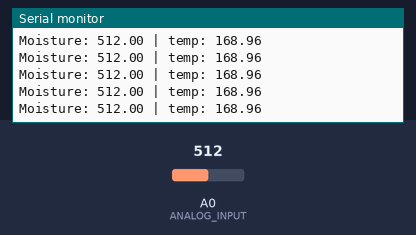
Recording of a sketch running on a simulated ESP8266 (NodeMCU). On the bench: the last lines printed to the serial monitor. The test bench sets the inputs (shaded band); at power-on: A0 (ANALOG_INPUT) = 512.

Above: at 1.2 s.
1.3 s: A0 (ANALOG_INPUT) set to 716
At 1.53 s:
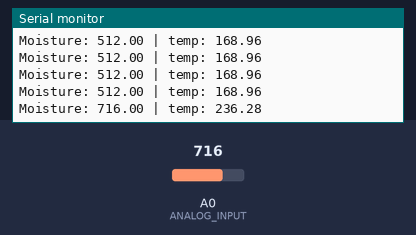
2.8 s: A0 (ANALOG_INPUT) set to 900
At 2.8 s:
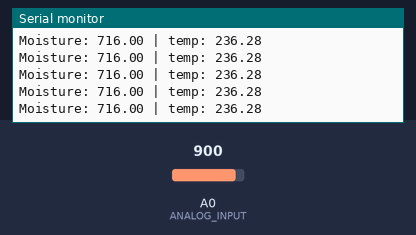
Timing chart, 0 to 5.8 s (numbered marks = the images above; inputs shaded):
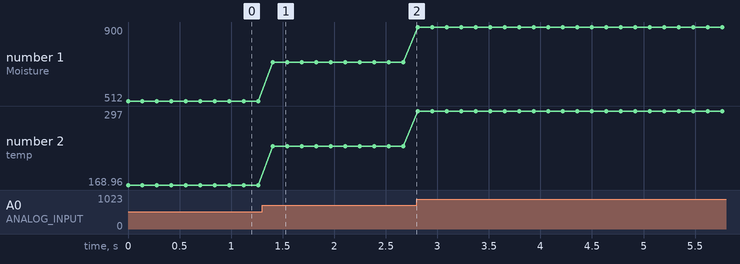

The sketch:

SimpleBoardWithMultiplexer.ino
```cpp
/*
 * Based on MQTT Adafruit Example, changes made accordingly
 * Under FeedName avoid using <>
 *
 * For IoT Development Board, 1.0 @Technomate Edubotics Pvt Ltd.
 *
 * Using 4051 IC
 */

#define MUX_A D4
#define MUX_B D3
#define MUX_C D2

#define ANALOG_INPUT A0


void changeMux(int c, int b, int a) {
  digitalWrite(MUX_A, a);
  digitalWrite(MUX_B, b);
  digitalWrite(MUX_C, c);
}

void setup() {
  Serial.begin(115200);
  pinMode(MUX_A, OUTPUT);
  pinMode(MUX_B, OUTPUT);
  pinMode(MUX_C, OUTPUT);
}


void loop() {


  Serial.print("Moisture: ");
  Serial.print(soilSensor());
  Serial.print(" | temp: ");
  Serial.println(get_temp());
  delay(100);
}


/***********Function For reading AnalogValue at X0, board pin 13************/
float soilSensor(){

  float lum;
  changeMux(LOW, LOW, LOW);
  lum = analogRead(ANALOG_INPUT);//X0
  delay(10);
  lum = analogRead(ANALOG_INPUT);
  delay(10);
  return lum;

  }

/***********Function For reading AnalogValue at X2, board pin 15************/
float get_temp(){

  float temp_val;
  changeMux(LOW,HIGH,LOW); //X2
  int analogValue = analogRead(ANALOG_INPUT);
  temp_val = (analogValue * 3.30);
  delay(10);
  temp_val = (analogValue * 3.30);
  delay(10);
  temp_val = (temp_val/10);
  return temp_val;

}
```

Measured:
- after the input at 1.3 s, the serial monitor: prints a new line after 0.11 s (image 1)
- plotted number 1: 512 → 716 after the input at 1.3 s, 716 → 900 after the input at 2.8 s
- plotted number 2: 168.96 → 236.28 after the input at 1.3 s, 236.28 → 297 after the input at 2.8 s
